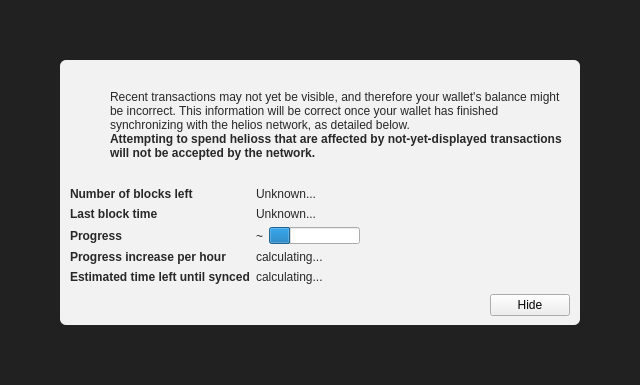
<?xml version="1.0" encoding="UTF-8"?>
<ui version="4.0">
 <class>ModalOverlay</class>
 <widget class="ModalOverlay" name="ModalOverlay">
  <property name="geometry">
   <rect>
    <x>0</x>
    <y>0</y>
    <width>640</width>
    <height>385</height>
   </rect>
  </property>
  <property name="windowTitle">
   <string>Form</string>
  </property>
  <layout class="QVBoxLayout" name="verticalLayout" stretch="0">
   <property name="sizeConstraint">
    <enum>QLayout::SetDefaultConstraint</enum>
   </property>
   <property name="leftMargin">
    <number>0</number>
   </property>
   <property name="topMargin">
    <number>0</number>
   </property>
   <property name="rightMargin">
    <number>0</number>
   </property>
   <property name="bottomMargin">
    <number>0</number>
   </property>
   <item>
    <widget class="QWidget" name="bgWidget" native="true">
     <property name="styleSheet">
      <string notr="true">#bgWidget { background: rgba(0,0,0,220); }</string>
     </property>
     <layout class="QVBoxLayout" name="verticalLayoutMain" stretch="1">
      <property name="leftMargin">
       <number>60</number>
      </property>
      <property name="topMargin">
       <number>60</number>
      </property>
      <property name="rightMargin">
       <number>60</number>
      </property>
      <property name="bottomMargin">
       <number>60</number>
      </property>
      <item>
       <widget class="QWidget" name="contentWidget" native="true">
        <property name="styleSheet">
         <string notr="true">#contentWidget { background: rgba(255,255,255,240); border-radius: 6px; }

QLabel { color: rgb(40,40,40);  }</string>
        </property>
        <layout class="QVBoxLayout" name="verticalLayoutSub" stretch="1,0,0,0">
         <property name="spacing">
          <number>0</number>
         </property>
         <property name="leftMargin">
          <number>10</number>
         </property>
         <property name="topMargin">
          <number>10</number>
         </property>
         <property name="rightMargin">
          <number>10</number>
         </property>
         <property name="bottomMargin">
          <number>10</number>
         </property>
         <item>
          <layout class="QHBoxLayout" name="horizontalLayoutIconText" stretch="0,1">
           <property name="topMargin">
            <number>20</number>
           </property>
           <item>
            <layout class="QVBoxLayout" name="verticalLayoutIcon">
             <property name="leftMargin">
              <number>0</number>
             </property>
             <item>
              <widget class="QPushButton" name="warningIcon">
               <property name="enabled">
                <bool>false</bool>
               </property>
               <property name="text">
                <string/>
               </property>
               <property name="icon">
                <iconset>
                 <normaloff>:/icons/warning</normaloff>
                 <disabledoff>:/icons/warning</disabledoff>:/icons/warning</iconset>
               </property>
               <property name="iconSize">
                <size>
                 <width>48</width>
                 <height>48</height>
                </size>
               </property>
               <property name="flat">
                <bool>true</bool>
               </property>
              </widget>
             </item>
             <item>
              <spacer name="verticalSpacerWarningIcon">
               <property name="orientation">
                <enum>Qt::Vertical</enum>
               </property>
               <property name="sizeHint" stdset="0">
                <size>
                 <width>20</width>
                 <height>40</height>
                </size>
               </property>
              </spacer>
             </item>
            </layout>
           </item>
           <item>
            <layout class="QVBoxLayout" name="verticalLayoutInfoText">
             <property name="leftMargin">
              <number>0</number>
             </property>
             <property name="topMargin">
              <number>0</number>
             </property>
             <item>
              <widget class="QLabel" name="infoText">
               <property name="text">
                <string>Recent transactions may not yet be visible, and therefore your wallet's balance might be incorrect. This information will be correct once your wallet has finished synchronizing with the helios network, as detailed below.</string>
               </property>
               <property name="textFormat">
                <enum>Qt::RichText</enum>
               </property>
               <property name="wordWrap">
                <bool>true</bool>
               </property>
              </widget>
             </item>
             <item>
              <widget class="QLabel" name="infoTextStrong">
               <property name="font">
                <font>
                 <weight>75</weight>
                 <bold>true</bold>
                </font>
               </property>
               <property name="text">
                <string>Attempting to spend helioss that are affected by not-yet-displayed transactions will not be accepted by the network.</string>
               </property>
               <property name="textFormat">
                <enum>Qt::RichText</enum>
               </property>
               <property name="wordWrap">
                <bool>true</bool>
               </property>
              </widget>
             </item>
             <item>
              <spacer name="verticalSpacerInTextSpace">
               <property name="orientation">
                <enum>Qt::Vertical</enum>
               </property>
               <property name="sizeHint" stdset="0">
                <size>
                 <width>20</width>
                 <height>40</height>
                </size>
               </property>
              </spacer>
             </item>
            </layout>
           </item>
          </layout>
         </item>
         <item>
          <spacer name="verticalSpacerAfterText">
           <property name="orientation">
            <enum>Qt::Vertical</enum>
           </property>
           <property name="sizeHint" stdset="0">
            <size>
             <width>20</width>
             <height>40</height>
            </size>
           </property>
          </spacer>
         </item>
         <item>
          <layout class="QFormLayout" name="formLayout">
           <property name="fieldGrowthPolicy">
            <enum>QFormLayout::FieldsStayAtSizeHint</enum>
           </property>
           <property name="horizontalSpacing">
            <number>6</number>
           </property>
           <property name="verticalSpacing">
            <number>6</number>
           </property>
           <property name="topMargin">
            <number>10</number>
           </property>
           <item row="0" column="0">
            <widget class="QLabel" name="labelNumberOfBlocksLeft">
             <property name="font">
              <font>
               <weight>75</weight>
               <bold>true</bold>
              </font>
             </property>
             <property name="text">
              <string>Number of blocks left</string>
             </property>
            </widget>
           </item>
           <item row="0" column="1">
            <widget class="QLabel" name="numberOfBlocksLeft">
             <property name="text">
              <string>Unknown...</string>
             </property>
            </widget>
           </item>
           <item row="1" column="0">
            <widget class="QLabel" name="labelLastBlockTime">
             <property name="font">
              <font>
               <weight>75</weight>
               <bold>true</bold>
              </font>
             </property>
             <property name="text">
              <string>Last block time</string>
             </property>
            </widget>
           </item>
           <item row="1" column="1">
            <widget class="QLabel" name="newestBlockDate">
             <property name="sizePolicy">
              <sizepolicy hsizetype="Maximum" vsizetype="Preferred">
               <horstretch>0</horstretch>
               <verstretch>0</verstretch>
              </sizepolicy>
             </property>
             <property name="text">
              <string>Unknown...</string>
             </property>
            </widget>
           </item>
           <item row="2" column="0">
            <widget class="QLabel" name="labelSyncDone">
             <property name="font">
              <font>
               <weight>75</weight>
               <bold>true</bold>
              </font>
             </property>
             <property name="text">
              <string>Progress</string>
             </property>
            </widget>
           </item>
           <item row="2" column="1">
            <layout class="QHBoxLayout" name="horizontalLayoutSync" stretch="0,1">
             <item>
              <widget class="QLabel" name="percentageProgress">
               <property name="text">
                <string notr="true">~</string>
               </property>
              </widget>
             </item>
             <item>
              <widget class="QProgressBar" name="progressBar">
               <property name="value">
                <number>24</number>
               </property>
               <property name="format">
                <string/>
               </property>
              </widget>
             </item>
            </layout>
           </item>
           <item row="4" column="0">
            <widget class="QLabel" name="labelProgressIncrease">
             <property name="font">
              <font>
               <weight>75</weight>
               <bold>true</bold>
              </font>
             </property>
             <property name="text">
              <string>Progress increase per hour</string>
             </property>
            </widget>
           </item>
           <item row="4" column="1">
            <widget class="QLabel" name="progressIncreasePerH">
             <property name="text">
              <string>calculating...</string>
             </property>
            </widget>
           </item>
           <item row="5" column="0">
            <widget class="QLabel" name="labelEstimatedTimeLeft">
             <property name="font">
              <font>
               <weight>75</weight>
               <bold>true</bold>
              </font>
             </property>
             <property name="text">
              <string>Estimated time left until synced</string>
             </property>
            </widget>
           </item>
           <item row="5" column="1">
            <widget class="QLabel" name="expectedTimeLeft">
             <property name="text">
              <string>calculating...</string>
             </property>
            </widget>
           </item>
          </layout>
         </item>
         <item>
          <layout class="QHBoxLayout" name="horizontalLayoutButtons">
           <property name="leftMargin">
            <number>10</number>
           </property>
           <property name="topMargin">
            <number>10</number>
           </property>
           <item>
            <spacer name="horizontalSpacer">
             <property name="orientation">
              <enum>Qt::Horizontal</enum>
             </property>
             <property name="sizeHint" stdset="0">
              <size>
               <width>40</width>
               <height>20</height>
              </size>
             </property>
            </spacer>
           </item>
           <item>
            <widget class="QPushButton" name="closeButton">
             <property name="text">
              <string>Hide</string>
             </property>
            </widget>
           </item>
          </layout>
         </item>
        </layout>
       </widget>
      </item>
     </layout>
    </widget>
   </item>
  </layout>
 </widget>
 <customwidgets>
  <customwidget>
   <class>ModalOverlay</class>
   <extends>QWidget</extends>
   <header>modaloverlay.h</header>
   <container>1</container>
  </customwidget>
 </customwidgets>
 <resources/>
 <connections/>
</ui>
